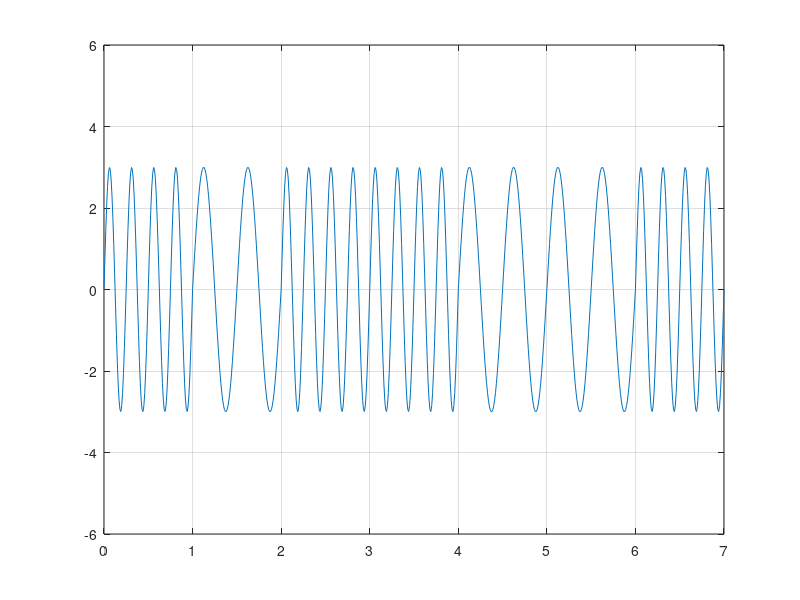

Recreate this plot in MATLAB.
clc; #... Clear command line
clear all; #... Clear variables
close all; #... Clear figures

bits = [1 0 1 1 0 0 1];

#... Modulation
bitrate = 1;

sampling_rate = 100;
sampling_time = 1/sampling_rate;

end_time = length(bits)/bitrate;
time = 0:sampling_time:end_time;

a = 3; #... Amplitude
signal_one = a*sin(2*pi*4*time);
modulation = a*sin(2*pi*2*time);

index = 1;

for i = 1:length(time)
    if bits(index) == 1
        modulation(i) = signal_one(i);
    endif
    if time(i)*bitrate >= index
        index = index+1;
    endif
endfor

plot(time, modulation);
axis([0 end_time -2*a 2*a]);
grid on;

#... Demodulation
index = 1;

for i = 1:length(modulation)
    demodultaion(index) = 1;
    if modulation(i) != signal_one(i)
        demodultaion(index) = 0;
    endif
    if time(i)*bitrate >= index
        index = index+1;
    endif
endfor

disp(demodultaion);
